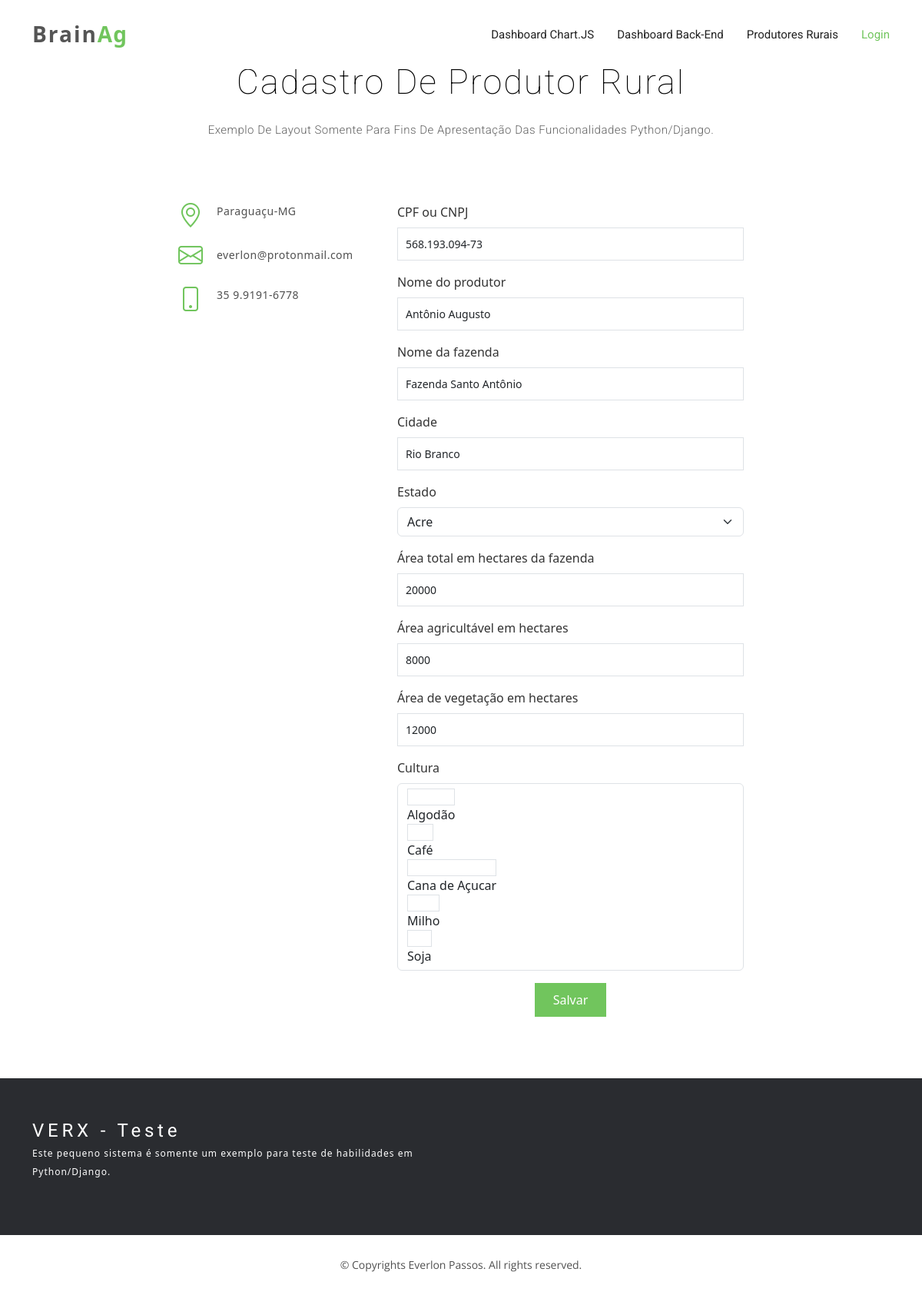
The app's page /produtor_edit/17 (signed in) with its own data.
### brain_ag/models.py (models this page shows, shortened)
class ProdutorRural(models.Model):
    submitter = models.ForeignKey(User, on_delete=models.CASCADE)
    cpf_cnpj = models.CharField('CPF ou CNPJ', max_length=50, null=False, unique=True)
    nome_produtor = models.CharField('Nome do produtor', max_length=150, null=False)
    nome_fazenda = models.CharField('Nome da fazenda', max_length=150, null=False)
    cidade = models.CharField('Cidade', max_length=100)
    estado = models.CharField('Estado', max_length=2, choices=UF_CHOICES)
    area_total = models.DecimalField('Área total em hectares da fazenda', default=0, max_digits=12, decimal_places=0)
    area_agricultavel = models.DecimalField('Área agricultável em hectares', default=0, max_digits=12, decimal_places=0)
    area_vegetacao = models.DecimalField('Área de vegetação em hectares', default=0, max_digits=12, decimal_places=0)
    cultura = models.ManyToManyField(CulturaPlantada)
    class Meta:
        ordering = ['nome_produtor', 'nome_fazenda', 'estado', 'cidade']
        verbose_name = 'Nome do produtor'
        verbose_name_plural = 'Nomes dos produtores'

### brain_ag/views.py (the view, shortened to what this page needs)
# urls.py: path('produtor_edit/<int:pk>', ProdutorEdit.as_view(), name='produtor-edit'),
class ProdutorEdit(LoginRequiredMixin, UpdateView):
    model = ProdutorRural
    template_name = 'produtor_form.html'
    form_class = ProdutorCreateForm
    success_url = reverse_lazy('produtores')

### brain_ag/forms.py
class ProdutorCreateForm(forms.ModelForm):
    class Meta:
        model = ProdutorRural
        fields = (
            'cpf_cnpj',
            'nome_produtor',
            'nome_fazenda',
            'cidade',
            'estado',
            'area_total',
            'area_agricultavel',
            'area_vegetacao',
            'cultura',
        )
        widgets = {
            'cpf_cnpj': forms.TextInput(attrs={'required': 'required'}),
            'nome_produtor': forms.TextInput(attrs={'required': 'required'}),
            'nome_fazenda': forms.TextInput(attrs={'required': 'required'}),
            'cidade': forms.TextInput(attrs={'required': 'required'}),
            'estado': forms.Select(attrs={'required': 'required'}),
            'area_total': forms.TextInput(attrs={'required': 'required'}),
            'area_agricultavel': forms.TextInput(attrs={'required': 'required'}),
            'area_vegetacao': forms.TextInput(attrs={'required': 'required'}),
            'cultura': CheckboxSelectMultiple(),
        }

### brain_ag/models.py (called while the page is built)
    def __str__(self):
        return self.name

### templates/produtor_form.html (shortened to what this page needs)
{% extends 'base.html' %}
{% load django_bootstrap5 %}
{% block section %}
<section id="contact" class="padd-section">
    <div class="container" data-aos="fade-up">
      <div class="section-title text-center">
        <h2>Cadastro de Produtor Rural</h2>
        <p class="separator">Exemplo de layout somente para fins de apresentação das funcionalidades Python/Django.</p>
      </div>
      <div class="row justify-content-center" data-aos="fade-up" data-aos-delay="100">
        <div class="col-lg-3 col-md-4">
          <div class="info">
            <div>
              <i class="bi bi-geo-alt"></i>
              <p>Paraguaçu-MG</p>
            </div>
            <div class="email">
              <i class="bi bi-envelope"></i>
              <p>everlon@protonmail.com</p>
            </div>
            <div>
              <i class="bi bi-phone"></i>
              <p>35 9.9191-6778</p>
            </div>
          </div>
        </div>
        <div class="col-lg-5 col-md-8">
          <div class="form">
            <form method="post" class="php-email-form">
                {% bootstrap_form form layout='vertical' %}
                <div class="text-center">
                    <button type="submit">Salvar</button>
                </div>
            </form>
          </div>
        </div>
      </div>
    </div>
  </section>
{% endblock %}

### static/css/style.css (style rules this page uses)
body { background-color: #fff; color: #333; }
h1, h2, h3, h4, h5, h6 { margin: 0; }
h2 { color: #000; font-weight: 600; }
p { color: #505050; font-size: 14px; font-weight: 300; letter-spacing: 0.5px; line-height: 2; margin-bottom: 20px; }
section { overflow: hidden; }
.padd-section { padding-bottom: 80px; padding-top: 80px; }
.section-title { margin-bottom: 80px; }
.section-title h2 { font-family: "Roboto", sans-serif; font-size: 45px; font-weight: 100; letter-spacing: 2px; margin-bottom: 20px; text-transform: capitalize; }
.section-title .separator { margin: 0; }
.separator { color: #626262; font-family: "Roboto", sans-serif; font-size: 15px; font-weight: 300; margin-bottom: 30px; text-transform: capitalize; }
#contact { background: #fff; }
#contact .info { color: #222; }
#contact .info i { font-size: 32px; color: #71c55d; float: left; line-height: 0; }
#contact .info p { padding: 0 0 10px 50px; margin-bottom: 20px; line-height: 22px; font-size: 14px; }
#contact .info .email p { padding-top: 5px; }
#contact .php-email-form input, #contact .php-email-form textarea { border-radius: 0; box-shadow: none; font-size: 14px; }
#contact .php-email-form input { padding: 10px 10px; }
#contact .php-email-form button[type=submit] { background: #71c55d; border: 0; padding: 10px 24px; color: #fff; transition: 0.4s; }

### records on screen
ProdutorRural: cpf_cnpj "568.193.094-73", nome_produtor "Antônio Augusto", nome_fazenda "Fazenda Santo Antônio", cidade "Rio Branco", estado "Acre", area_total "20000", area_agricultavel "8000", area_vegetacao "12000"
